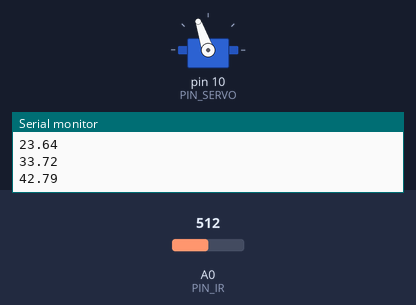
The sketch below on a simulated Arduino Uno, built with avr-gcc and run on an emulated ATmega328P. Shown: servo, the last lines printed to the serial monitor. The inputs (shaded band) are chosen by the test bench; at power-on: A0 (PIN_IR) = 512.

Above: at 0.09 s.
At 1.2 s:
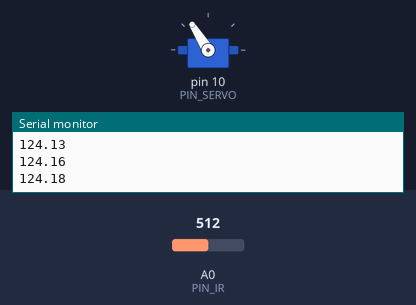
1.3 s: A0 (PIN_IR) set to 272
3.7 s: A0 (PIN_IR) set to 255
At 4.8 s:
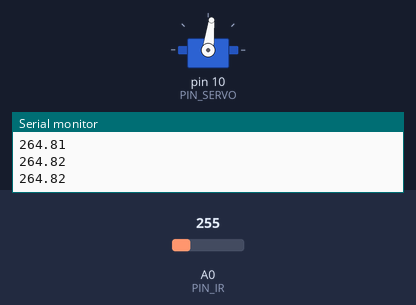
Timing chart, 0 to 6.7 s (numbered marks = the images above; inputs shaded):
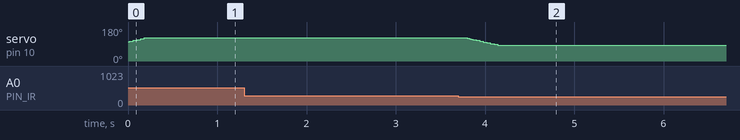

Measured:
- the behaviour switches between 265 and 264 on A0 (PIN_IR) (found by bisection; images 1 and 2)
- after the input at 3.7 s, servo on pin 10 (PIN_SERVO): moves from 122° to 83° over 0.34 s, starting after 0.10 s

The sketch:

21_bbc_20203055.ino
```cpp
#include<Servo.h>

#define PIN_SERVO 10
#define PIN_IR A0
#define SERVO_SPEED 200
#define INTERVAL 20

#define _DUTY_MAX 2000
#define _DUTY_NEU 1600
#define _DUTY_MIN 1000

float last_sampling_time;
float duty_chg_per_interval;
int duty_target, duty_curr;
float dist_raw, dist_ema;

Servo myservo;

void setup() {
  duty_chg_per_interval = (int)((float)(_DUTY_MAX - _DUTY_MIN) * ((float)SERVO_SPEED / (float)180) * ((float)INTERVAL / (float)1000));
  myservo.attach(PIN_SERVO);
  duty_target = duty_curr = _DUTY_NEU;
  myservo.writeMicroseconds(duty_curr);
  dist_raw, dist_ema = 0;
  last_sampling_time = 0;

  Serial.begin(57600);
}

void loop() {
  if(millis() < last_sampling_time + INTERVAL) return;

  dist_raw = ir_distance() + 30;
  dist_ema = 0.1 * dist_raw + 0.9 * dist_ema;

  Serial.println(dist_ema);
  if(dist_ema < 255) {
    duty_target = _DUTY_NEU + 200;
    if(duty_target >= duty_curr) {
      duty_curr += duty_chg_per_interval;
      if(duty_target < duty_curr) {
        duty_curr = duty_target;
      }
    }
  }
  else {
    duty_target = _DUTY_NEU - 200;
    if(duty_target <= duty_curr) {
      duty_curr -= duty_chg_per_interval;
      if(duty_target > duty_curr) {
        duty_curr = duty_target;
      }
    }
  }

  myservo.writeMicroseconds(duty_curr);

  last_sampling_time += INTERVAL;
}

float ir_distance() {
  float val;
  float volt = float(analogRead(PIN_IR));
  val = ((6762.0/(volt-9.0))-4.0) * 10.0;
  return val;
}
```
